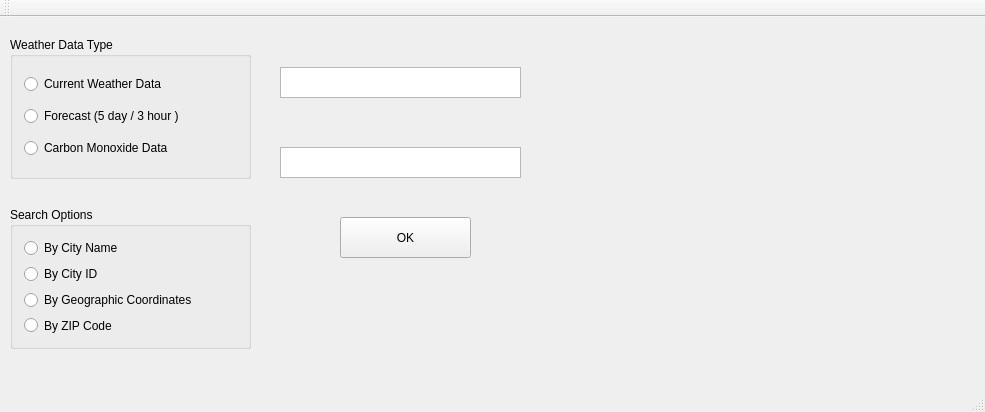
<?xml version="1.0" encoding="UTF-8"?>
<ui version="4.0">
 <class>OWMGUI</class>
 <widget class="QMainWindow" name="OWMGUI">
  <property name="geometry">
   <rect>
    <x>0</x>
    <y>0</y>
    <width>985</width>
    <height>412</height>
   </rect>
  </property>
  <property name="windowTitle">
   <string>OWMGUI</string>
  </property>
  <widget class="QWidget" name="centralWidget">
   <widget class="QGroupBox" name="groupBox">
    <property name="geometry">
     <rect>
      <x>10</x>
      <y>190</y>
      <width>241</width>
      <height>142</height>
     </rect>
    </property>
    <property name="title">
     <string>Search Options</string>
    </property>
    <layout class="QGridLayout" name="gridLayout">
     <item row="0" column="0">
      <widget class="QRadioButton" name="cityName">
       <property name="focusPolicy">
        <enum>Qt::NoFocus</enum>
       </property>
       <property name="text">
        <string>By City Name</string>
       </property>
       <attribute name="buttonGroup">
        <string notr="true">buttonGroup</string>
       </attribute>
      </widget>
     </item>
     <item row="1" column="0">
      <widget class="QRadioButton" name="cityID">
       <property name="focusPolicy">
        <enum>Qt::NoFocus</enum>
       </property>
       <property name="text">
        <string>By City ID</string>
       </property>
       <attribute name="buttonGroup">
        <string notr="true">buttonGroup</string>
       </attribute>
      </widget>
     </item>
     <item row="2" column="0">
      <widget class="QRadioButton" name="geographicCoordinates">
       <property name="focusPolicy">
        <enum>Qt::NoFocus</enum>
       </property>
       <property name="text">
        <string>By Geographic Coordinates</string>
       </property>
       <property name="iconSize">
        <size>
         <width>16</width>
         <height>16</height>
        </size>
       </property>
       <attribute name="buttonGroup">
        <string notr="true">buttonGroup</string>
       </attribute>
      </widget>
     </item>
     <item row="3" column="0">
      <widget class="QRadioButton" name="zipCode">
       <property name="focusPolicy">
        <enum>Qt::NoFocus</enum>
       </property>
       <property name="text">
        <string>By ZIP Code</string>
       </property>
       <attribute name="buttonGroup">
        <string notr="true">buttonGroup</string>
       </attribute>
      </widget>
     </item>
    </layout>
   </widget>
   <widget class="QPushButton" name="pushButton">
    <property name="geometry">
     <rect>
      <x>340</x>
      <y>200</y>
      <width>131</width>
      <height>41</height>
     </rect>
    </property>
    <property name="text">
     <string>OK</string>
    </property>
   </widget>
   <widget class="QLabel" name="mainlabel">
    <property name="geometry">
     <rect>
      <x>540</x>
      <y>10</y>
      <width>421</width>
      <height>321</height>
     </rect>
    </property>
    <property name="text">
     <string/>
    </property>
   </widget>
   <widget class="QGroupBox" name="groupBox_2">
    <property name="geometry">
     <rect>
      <x>10</x>
      <y>20</y>
      <width>241</width>
      <height>142</height>
     </rect>
    </property>
    <property name="title">
     <string>Weather Data Type</string>
    </property>
    <layout class="QGridLayout" name="gridLayout_2">
     <item row="1" column="0">
      <widget class="QRadioButton" name="forecastData">
       <property name="text">
        <string>Forecast (5 day / 3 hour )</string>
       </property>
      </widget>
     </item>
     <item row="0" column="0">
      <widget class="QRadioButton" name="curentWeatherData">
       <property name="text">
        <string>Current Weather Data</string>
       </property>
      </widget>
     </item>
     <item row="2" column="0">
      <widget class="QRadioButton" name="cmData">
       <property name="text">
        <string>Carbon Monoxide Data</string>
       </property>
      </widget>
     </item>
    </layout>
   </widget>
   <widget class="QLabel" name="sublabel1">
    <property name="geometry">
     <rect>
      <x>280</x>
      <y>16</y>
      <width>231</width>
      <height>21</height>
     </rect>
    </property>
    <property name="text">
     <string/>
    </property>
   </widget>
   <widget class="QLabel" name="sublabel2">
    <property name="geometry">
     <rect>
      <x>280</x>
      <y>100</y>
      <width>241</width>
      <height>17</height>
     </rect>
    </property>
    <property name="text">
     <string/>
    </property>
   </widget>
   <widget class="QTextEdit" name="textEdit1">
    <property name="geometry">
     <rect>
      <x>280</x>
      <y>50</y>
      <width>241</width>
      <height>31</height>
     </rect>
    </property>
   </widget>
   <widget class="QTextEdit" name="textEdit2">
    <property name="geometry">
     <rect>
      <x>280</x>
      <y>130</y>
      <width>241</width>
      <height>31</height>
     </rect>
    </property>
   </widget>
  </widget>
  <widget class="QMenuBar" name="menuBar">
   <property name="geometry">
    <rect>
     <x>0</x>
     <y>0</y>
     <width>985</width>
     <height>25</height>
    </rect>
   </property>
  </widget>
  <widget class="QToolBar" name="mainToolBar">
   <attribute name="toolBarArea">
    <enum>TopToolBarArea</enum>
   </attribute>
   <attribute name="toolBarBreak">
    <bool>false</bool>
   </attribute>
  </widget>
  <widget class="QStatusBar" name="statusBar"/>
 </widget>
 <layoutdefault spacing="6" margin="11"/>
 <resources/>
 <connections/>
 <buttongroups>
  <buttongroup name="buttonGroup"/>
 </buttongroups>
</ui>
